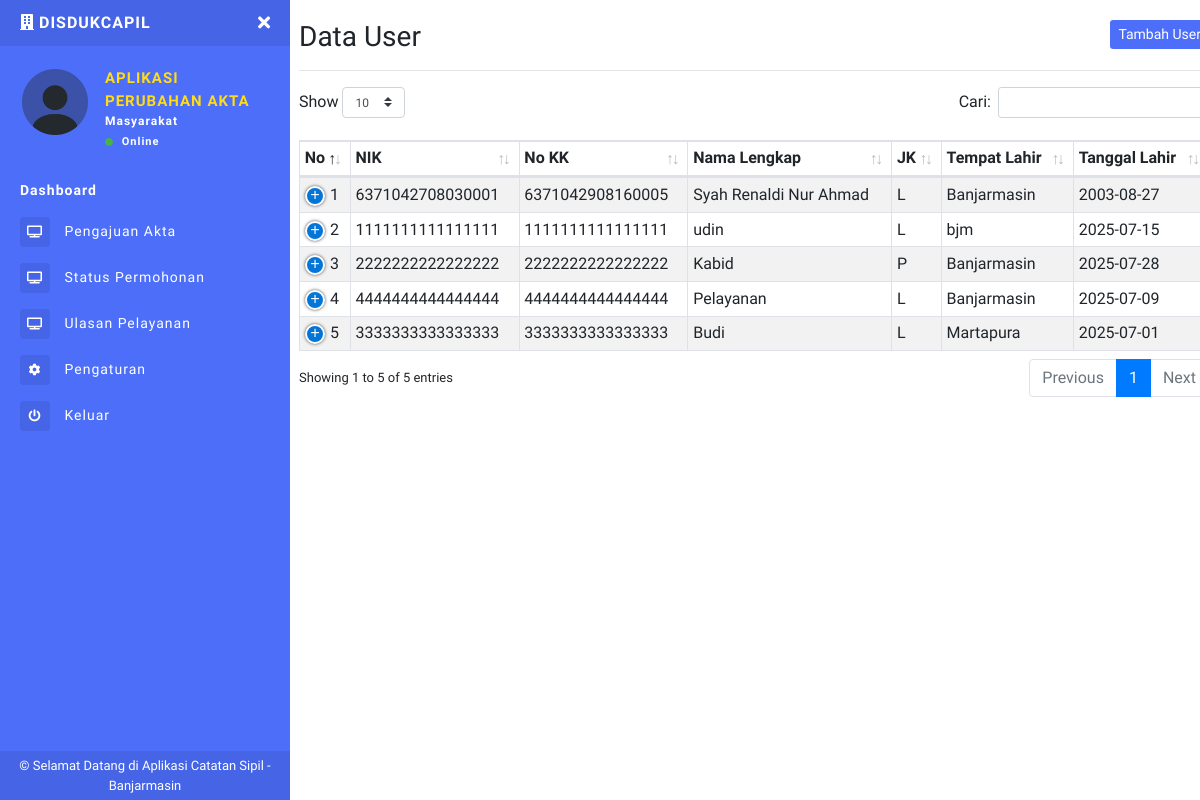
The app's page /akuns.php (signed in) with its own data.
### tables this page shows
CREATE TABLE `users` (
  `id_user` int(11) NOT NULL,
  `nik` varchar(16) NOT NULL,
  `no_kk` varchar(16) NOT NULL,
  `nama_lengkap` varchar(100) NOT NULL,
  `jk` enum('L','P') NOT NULL,
  `tempat_lahir` varchar(50) DEFAULT NULL,
  `tanggal_lahir` date DEFAULT NULL,
  `alamat` text DEFAULT NULL,
  `no_wa` varchar(15) DEFAULT NULL,
  `email` varchar(100) DEFAULT NULL,
  `password` varchar(255) NOT NULL,
  `role` varchar(255) NOT NULL,
  `logo` varchar(255) NOT NULL
);

### akuns.php (the view, shortened to what this page needs)
<?php include 'sidebar.php'; ?>
<h1 class="h3 mb-0">
  Data User
  <button class="btn btn-primary btn-sm border-0 float-right" type="button" data-toggle="modal" data-target="#TambahUser">Tambah User</button>
</h1>
<hr>
<table class="table table-striped table-sm table-bordered dt-responsive nowrap" id="table" width="100%">
  <thead>
    <tr>
      <th>No</th>
      <th>NIK</th>
      <th>No KK</th>
      <th>Nama Lengkap</th>
      <th>JK</th>
      <th>Tempat Lahir</th>
      <th>Tanggal Lahir</th>
    </tr>
  </thead>
  <tbody>
    <?php
    $no = 1;
    $data_user = mysqli_query($conn, "SELECT * FROM users ORDER BY id_user ASC");
    while ($d = mysqli_fetch_array($data_user)) {
    ?>
      <tr>
        <td><?php echo $no++; ?></td>
        <td><?php echo $d['nik']; ?></td>
        <td><?php echo $d['no_kk']; ?></td>
        <td><?php echo $d['nama_lengkap']; ?></td>
        <td><?php echo $d['jk']; ?></td>
        <td><?php echo $d['tempat_lahir']; ?></td>
        <td><?php echo $d['tanggal_lahir']; ?></td>
      </tr>
    <?php } ?>
  </tbody>
</table>
<?php include 'footer.php'; ?>

### sidebar.php (shortened to what this page needs)
<?php
include "config.php";
$uid = $_SESSION['id_user'];
$DataLogin = mysqli_fetch_array(mysqli_query($conn, "SELECT * FROM users WHERE id_user='$uid'"));
$role = $DataLogin['role'];
$logo = $DataLogin['logo'];
$data_level = $_SESSION["role"];
?>
<!DOCTYPE html>
<html>
<head>
  <link rel="stylesheet" href="https://maxcdn.bootstrapcdn.com/bootstrap/4.0.0/css/bootstrap.min.css">
  <link href="assets/css/style.css" rel="stylesheet">
  <link href="https://use.fontawesome.com/releases/v5.0.6/css/all.css" rel="stylesheet">
  <link href="assets/vendor/datatables/dataTables.bootstrap4.min.css" rel="stylesheet">
  <link href="assets/vendor/datatables/responsive.bootstrap4.min.css" rel="stylesheet">
</head>
<body>
  <div class="page-wrapper chiller-theme toggled">
    <nav id="sidebar" class="sidebar-wrapper" style="width: 290px">
      <div class="sidebar-content">
        <div class="sidebar-brand">
          <a href="dashboard.php"><i class="fas fa-building mr-1"></i><?php echo $toko ?>DISDUKCAPIL</a>
          <div id="close-sidebar">
            <i class="fas fa-times"></i>
          </div>
        </div>
        <div class="sidebar-header">
          <div class="user-pic" style="height:70px;width:70px;">
            <img class="img-responsive img-rounded" src="assets/images/<?php echo $logo ?>"
              alt="User picture">
          </div>
          <div class="user-info">
            <span class="user-name">APLIKASI
            </span>
            <span class="user-name">PERUBAHAN AKTA
            </span>
            <span class="user-role"><?php echo $role ?></span>
            <span class="user-status">
              <i class="fa fa-circle"></i>
              <span>Online</span>
            </span>
          </div>
        </div>
        <?php
        if ($data_level == "admin") {
        ?>
          <div class="sidebar-menu">
            <ul>
              <li class="header-menu">
                <a href="dashboard.php">
                  <b>Dashboard</b>
                </a>
              </li>
              <!-- <li>
                <a href="#aktaDropdown" data-toggle="collapse" aria-expanded="false" class="dropdown-toggle">
                  <i class="fas fa-file-alt"></i>
                  <span>Akta</span>
                </a>
                <div class="collapse" id="aktaDropdown">
                  <ul class="nav flex-column ml-3">
                    <li class="nav-item">
                      <a class="nav-link" href="akta_terbit.php">
                        <i class="fas fa-calendar-alt"></i>
                        <span>Terbit</span>
                      </a>
                    </li>
                    <li class="nav-item">
                      <a class="nav-link" href="akta_cu.php">
                        <i class="fas fa-calendar-alt"></i>
                        <span>Cetak Ulang</span>
                      </a>
                    </li>
                    <li class="nav-item">
                      <a class="nav-link" href="akta_pn.php">
                        <i class="fas fa-calendar-alt"></i>
                        <span>Perubahan Akta (PN)</span>
                      </a>
                    </li>
                    <li class="nav-item">
                      <a class="nav-link" href="akta_b.php">
                        <i class="fas fa-calendar-alt"></i>
                        <span>Perubahan Akta (Biasa)</span>
                      </a>
                    </li>
                  </ul>
                </div>
              </li> -->
              <li>
                <a href="akta.php">
                  <i class="fas fa-archive"></i>
                  <span>Daftar Akta</span>
                </a>
              </li>
              <li>
                <a href="pengajuan_akta.php">
                  <i class="fas fa-tv"></i>
                  <span>Pengajuan Permohonan</span>
                </a>
              </li>
              <li>
                <a href="r_pengajuan.php">
                  <i class="fas fa-tv"></i>
                  <span>Daftar Pengajuan</span>
                </a>
              </li>
              <li>
                <a href="pengambilan_akta.php">
                  <i class="fas fa-tv"></i>
                  <span>Pengambilan Akta</span>
                </a>
              </li>
              <li>
                <a href="r_pengambilan.php">
                  <i class="fas fa-tv"></i>
                  <span>Daftar Pengambilan</span>
                </a>
              </li>
              <!-- <li>
                <a href="riwayat.php">
                  <i class="fas fa-tv"></i>
                  <span>Permohonan Pengambilan</span>
                </a>
              </li> -->
              <li>
                <a href="kepuasan.php">
                  <i class="fas fa-tv"></i>
                  <span>Daftar Ulasan</span>
                </a>
              </li>
              <!-- <li>
                <a href="masyarakat.php">
                  <i class="fas fa-tv"></i>
                  <span>Masyarakat</span>
                </a>
              </li> -->
              <li>
                <a href="#reportsDropdown" data-toggle="collapse" aria-expanded="false" class="dropdown-toggle">
                  <i class="fas fa-file-alt"></i>
                  <span>Cetak</span>
                </a>
                <div class="collapse" id="reportsDropdown">
                  <ul class="nav flex-column ml-3">
                    <li class="nav-item">
                      <a class="nav-link" href="laporan-akta-terbit.php" target="_blank">
                        <i class="fas fa-calendar-alt"></i>
                        <span>Terbit Baru</span>
                      </a>
                    </li>
                    <li class="nav-item">
                      <a class="nav-link" href="laporan-akta-cu.php" target="_blank">
                        <i class="fas fa-calendar-alt"></i>
                        <span>Cetak Ulang</span>
                      </a>
                    </li>
                    <li class="nav-item">
                      <a class="nav-link" href="laporan-akta-b.php" target="_blank">
                        <i class="fas fa-calendar-alt"></i>
                        <span>Perubahan Akta</span>
                      </a>
                    </li>
                    <li class="nav-item">
                      <a class="nav-link" href="laporan-akta-pn.php" target="_blank">
                        <i class="fas fa-calendar-alt"></i>
                        <span>Perubahan Akta (PN)</span>
                      </a>
                    </li>
                    <!-- <li class="nav-item">
                      <a class="nav-link" href="laporan-masyarakat.php">
                        <i class="fas fa-calendar-alt"></i>
                        <span>Masyarakat</span>
                      </a>
                    </li> -->
                    <li class="nav-item">
                      <a class="nav-link" href="l-permohonan.php" target="_blank">
                        <i class="fas fa-calendar-alt"></i>
                        <span>Permohonan</span>
                      </a>
                    </li>
                    <li class="nav-item">
                      <a class="nav-link" href="l-pengambilan.php" target="_blank">
                        <i class="fas fa-calendar-alt"></i>
                        <span>Pengambilan</span>
                      </a>
                    </li>
                    <li class="nav-item">
                      <a class="nav-link" href="laporan-rekap.php" target="_blank">
                        <i class="fas fa-calendar-alt"></i>
                        <span>Rekap Bulanan</span>
                      </a>
                    </li>
                    <li class="nav-item">
                      <a class="nav-link" href="laporan-kepuasan-m.php" target="_blank">
                        <i class="fas fa-calendar-alt"></i>
                        <span>Kepuasan Masyarakat</span>
                      </a>
                    </li>
                    <!-- <li class="nav-item">
                      <a class="nav-link" href="laporan-riwayat.php">
                        <i class="fas fa-calendar-alt"></i>
                        <span>Permohonan Pengambilan</span>
                      </a>
                    </li> -->
                  </ul>
                </div>
              </li>
              <li>
                <a href="akuns.php">
                  <i class="fa fa-chart-line"></i>
                  <span>Akun</span>
                </a>
              </li>
              <li>
                <a href="pengaturan.php">
                  <i class="fa fa-cog"></i>
                  <span>Pengaturan</span>
                </a>
              </li>
              <li>
                <a href="#Exit" data-toggle="modal">
                  <i class="fa fa-power-off"></i>
                  <span>Keluar</span>
                </a>
              </li>
            </ul>
          </div>
        <?php
        } elseif ($data_level == "Masyarakat") {
        ?>
          <div class="sidebar-menu">
            <ul>
              <li class="header-menu">
                <a href="dashboard.php">
                  <b>Dashboard</b>
                </a>
              </li>
              <li>
                <a href="pengajuan_akta.php">
                  <i class="fas fa-tv"></i>
                  <span>Pengajuan Akta</span>
                </a>
              </li>
              <li>
                <a href="m_pengajuan.php">
                  <i class="fas fa-tv"></i>
                  <span>Status Permohonan</span>
                </a>
              </li>
              <li>
                <a href="t_ulasan_m.php">
                  <i class="fas fa-tv"></i>
                  <span>Ulasan Pelayanan</span>
                </a>
              </li>
              <li>
                <a href="pengaturan.php">
                  <i class="fa fa-cog"></i>
                  <span>Pengaturan</span>
                </a>
              </li>
              <li>
                <a href="#Exit" data-toggle="modal">
                  <i class="fa fa-power-off"></i>
                  <span>Keluar</span>
                </a>
              </li>
            </ul>
          </div>
        <?php
        }
        ?>
      </div>
      <div class="sidebar-footer" style="background-color :#4565e6;">
        © Selamat Datang di Aplikasi Catatan Sipil - Banjarmasin
      </div>
    </nav>
    <main class="page-content ml-4">
      <div class="container-fluid">
        <div class="d-block d-sm-block d-md-none d-lg-none py-2"></div>

### records on screen
users: logo (picture), role "Masyarakat", nik "1111111111111111", no_kk "1111111111111111", nama_lengkap "udin", jk "L", tempat_lahir "bjm", tanggal_lahir "2025-07-15"
users: nik "6371042708030001", no_kk "6371042908160005", nama_lengkap "Syah Renaldi Nur Ahmad", jk "L", tempat_lahir "Banjarmasin", tanggal_lahir "2003-08-27"
users: nik "2222222222222222", no_kk "2222222222222222", nama_lengkap "Kabid", jk "P", tempat_lahir "Banjarmasin", tanggal_lahir "2025-07-28"
users: nik "4444444444444444", no_kk "4444444444444444", nama_lengkap "Pelayanan", jk "L", tempat_lahir "Banjarmasin", tanggal_lahir "2025-07-09"
users: nik "3333333333333333", no_kk "3333333333333333", nama_lengkap "Budi", jk "L", tempat_lahir "Martapura", tanggal_lahir "2025-07-01"
